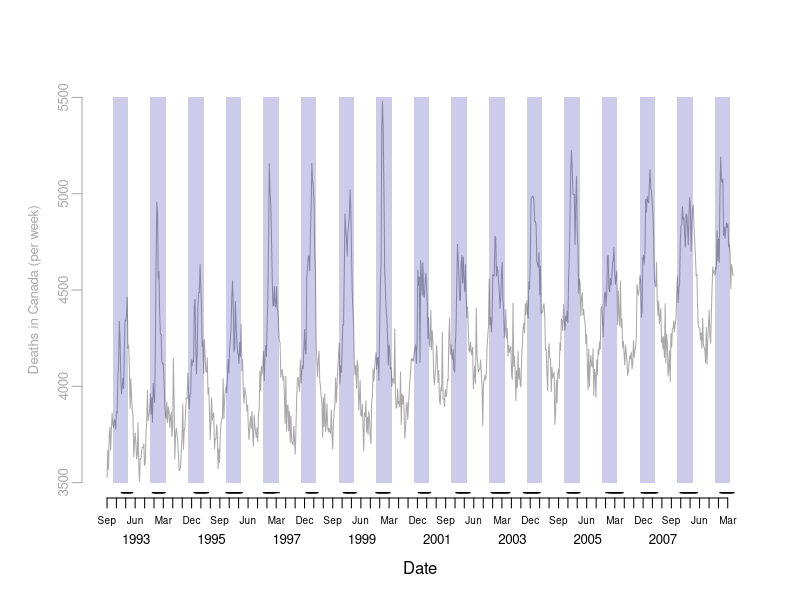
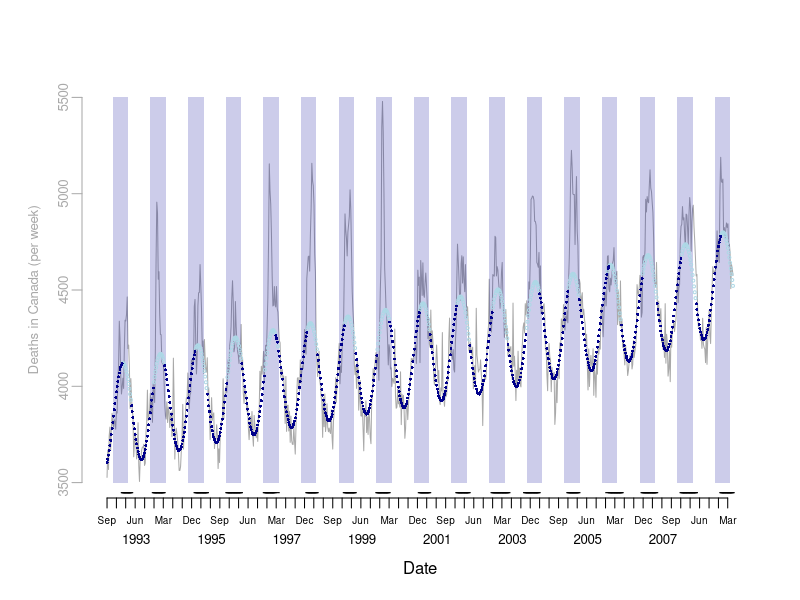
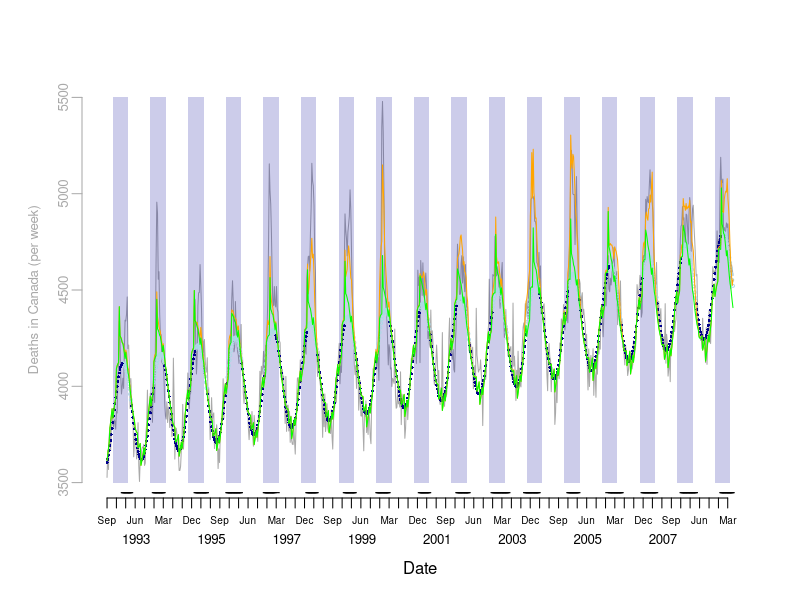

Write the R code that produced these figures, in order. (Note: this script raises an error after producing the figures.)
## ---- chunk 1
library("tidyverse")
library("knitr")
library("lattice") # Graphic library used in one of the questions

# Set your working directory as needed.
# opts_knit$set(root.dir = "...")
## ---- chunk 2
# Read data files as downloaded after minor cleaning
death <- read.csv("data/Table_S1_clean.csv")

# Cast columns to correct data types
death$DEATHDT <- as.Date(death$DEATHDT)
death$MONTH <- as.factor(death$MONTH)
## ---- chunk 3
# Create date sequences for labelling plots
months <- seq(from = head(death$DEATHDT, 1), to = tail(death$DEATHDT, 1), by = "months")
quarters <- seq(from = head(death$DEATHDT, 1), to = tail(death$DEATHDT, 1), by = "quarters")
years <- seq(from = as.Date("1993-06-15"), to = as.Date("2008-06-15"), by = "years")
seasons <- seq(1993, 2009)

# Plot observed counts
## draw a plot with two Date axes, one with quarters, and one with years
plot(death$DEATHDT, death$COUNT,
  type = "n", bty = "n", xaxt = "n", yaxt = "n",
  xlab = "Date", ylab = "", ylim = c(3500, 5500), xlim = c(head(death$DEATHDT, 1), tail(death$DEATHDT, 1))
)
axis.Date(1, at = quarters, format = "%b", cex.axis = 0.6, mgp = c(3, 0.5, 0))
axis.Date(1, at = years, format = "%Y", tick = FALSE, cex.axis = 0.8, mgp = c(5, 1.5, 0))

# Create axis and add data for all-cause mortality
death.col <- "dark gray"
axis(2, at = seq(3500, 5500, 500), col = death.col, col.axis = death.col, mgp = c(2, 0.5, 0), cex.axis = 0.8)
mtext("Deaths in Canada (per week)", side = 2, line = 2, at = 4500, col = death.col, cex = 0.8)
lines(death$DEATHDT, death$COUNT, type = "l", col = death.col)

# Add periseason boundaries (Nov to Apr) to plot
nov <- seq(from = as.Date("1992-11-01"), to = as.Date("2008-11-01"), by = "years")
apr <- seq(from = as.Date("1993-04-01"), to = as.Date("2009-04-01"), by = "years")
y.pts <- rep(c(3500, 5500, 5500, 3500), length(nov))
x.pts <- NULL
for (month in 1:length(nov)) {
  x.pts <- c(x.pts, c(nov[month], nov[month], apr[month], apr[month]))
} # for
polygon(x.pts, y.pts, density = NULL, col = "#00009933", border = NA)

# Identify influenza A season boundaries using calendar and WHO reporting data
#  according to a simplified verion of the method described by Neuzil
season.n <- NULL
for (season in seasons) {
  n.tests <- sum(death$FLUA[death$YRSEAS == season])
  season.n <- c(season.n, death$FLUA[death$YRSEAS == season] > n.tests * 0.01)
} # for

# Plot seasons
periseason <- c("Nov", "Dec", "Jan", "Feb", "Mar", "Apr")
death$peri <- is.element(format(death$DEATHDT, format = "%b"), periseason)
death$neuzil <- season.n
# Modify outlier that is not connected to season
death$neuzil[death$WEEK == 206] <- FALSE

# Add seasonal boundaries at base of plot
points(death$DEATHDT, (death$neuzil * 3500 - 50), pch = "-", cex = 1)

recorded.plot <- recordPlot()
## ---- chunk 4
# Place any additional code here
## ---- chunk 5
# Calculate excess mortality using periseason approaches
weeks.p <- sum(death$peri & !death$neuzil)
count.p <- sum(death$COUNT[(death$peri & !death$neuzil)])

weeks.n <- sum(death$peri & death$neuzil)
count.n <- sum(death$COUNT[(death$peri & death$neuzil)])


# Rate difference (deaths / week)
rd.n <- # ...

# Create empty data.frame to hold counts of excess deaths attributable to influenza in each season
excess <- data.frame(season=seasons, n.total=rep(NA,length(seasons)), n.weeks=rep(NA,length(seasons)))

# Use a for loop to fill the excess data.frame with values (weeks and counts) for the periseason method
# ...
## ---- chunk 6
# Place any additional code here
## ---- chunk 7
recorded.plot # Restore plot

# Define variables for the Serfling (and GLM) model
t <- seq(1, nrow(death))
t2 <- t^2
t3 <- t^3
c <- cos(2 * pi * t / 52)
s <- sin(2 * pi * t / 52)

# Censor data during circulating influenza periods for fitting model
# - Create an empty vector to hold outcome data that will be used to fit model
y.fit <- rep(NA, length(death$COUNT))
# - Populate the vector with values outside the influenza seasons
y.fit[death$neuzil == FALSE | death$peri == FALSE] <- death$COUNT[death$neuzil == FALSE | death$peri == FALSE]
# - Create data frome to hold data for fitting the model
fit.data <- data.frame(y = y.fit, t = t, t2 = t2, t3 = t3, c = c, s = s)

# Create data frame without outcome for prediction of censored weeks
predict.data <- data.frame(t = t, t2 = t2, t3 = t3, c = c, s = s)

# Fit the model
serfling <- glm(y ~ c + s + t + t2 + t3, data = fit.data)

# Predict deaths for censored days (and obtain model fit for other days)
serfling.predict <- predict(serfling, predict.data)

# Plot fit and predicted values
points(death$DEATHDT[death$neuzil == TRUE & death$peri == TRUE], serfling.predict[death$neuzil == TRUE & death$peri == TRUE], pch = 1, cex = 0.4, col = "light blue")
points(death$DEATHDT[(death$neuzil == FALSE | death$peri == FALSE)], serfling.predict[(death$neuzil == FALSE | death$peri == FALSE)], pch = 16, cex = 0.4, col = "dark blue")

# Use a for loop to calculate the excess deaths per season based on the Serfling model and to place the values in the excess data.frame.
#  Consider excess on days the observed count is above the predicted.
# ...

recorded.plot <- recordPlot()
## ---- chunk 8
# Place any additional code here
## ---- chunk 9
recorded.plot # Restore plot
# Define data structures
# - Create a data.frame for fitting the model
fit.data.p <- data.frame(y = death$COUNT, c = c, s = s, month = death$MONTH, jan = death$JAN1, flua = death$FLUA, flub = death$FLUB, rsv = death$RSVPOS, week = death$WEEK)
# - Create a data.frame for 'predicting' deaths, really the model fit for each week
predict.data.p <- data.frame(c = c, s = s, month = death$MONTH, jan = death$JAN1, flua = death$FLUA, flub = death$FLUB, rsv = death$RSVPOS, week = death$WEEK)
# - Create a data.frame for predicting deaths in the absence of influenza a
predict.data.p.noflua <- data.frame(c = c, s = s, month = death$MONTH, jan = death$JAN1, flua = rep(0, nrow(death)), flub = death$FLUB, rsv = death$RSVPOS, week = death$WEEK)

# Fit the model
poisson <- glm(y ~ c + s + month + jan + flua + rsv + week, data = fit.data.p, family = poisson(link = "log"))

# Predict deaths for all days with and without influenza A circulating
poisson.predict <- predict(poisson, predict.data.p, type = "response")
poisson.predict.noflua <- predict(poisson, predict.data.p.noflua, type = "response")

# Plot the fit and predicted values
lines(death$DEATHDT, poisson.predict, col = "orange", lty = 1)
lines(death$DEATHDT, poisson.predict.noflua, col = "green", lty = 1)

# Use a for loop to calculate the excess deaths per season using Poisson model and assign the values to the excess data.frame.
# ...

recorded.plot <- recordPlot()
## ---- chunk 10
# Place any additional code here
## ---- chunk 11
# Create boxplot of excess deaths by method, with seasons as observations

# Prepare the data structure
excess.total <- excess[, c("season", "n.total", "s.total", "p.total")]
methods <- c("neuzil", "serfling", "poisson")
methods.vector <- c(rep(methods[1], length(seasons)), rep(methods[2], length(seasons)), rep(methods[3], length(seasons)))
excess.long <- data.frame(season = rep(seasons, 3), method = methods.vector, deaths = rep(NA, length(seasons) * 3))
for (season in seasons) {
  for (method in methods) {
    excess.long$deaths[excess.long$season == season & excess.long$method == method] <- excess.total[excess.total == season, (which(methods == method) + 1)]
  } # for - methods
} # for - seasons

# Draw the plot
bwplot(deaths ~ method, data = excess.long, horizontal = FALSE)
